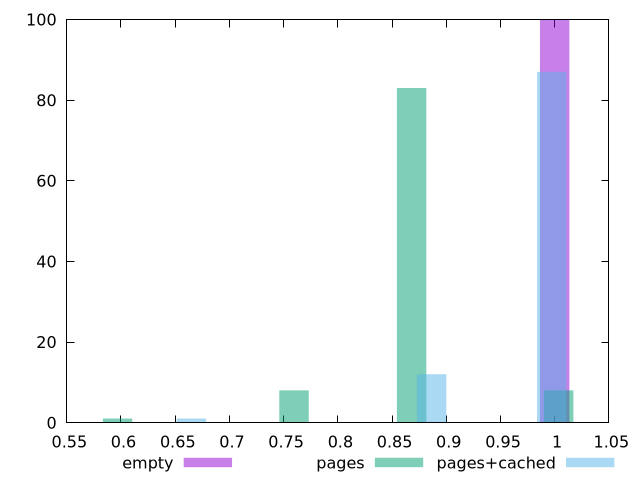

The script that saved this image:
$_empty <<EOF
1 100
EOF
$_pages <<EOF
0.7595600506458102 8
0.8680686293094974 83
1.0037043526391063 8
0.5967971826502795 1
EOF
$_pagesCached <<EOF
0.6648779375353567 1
0.886503916713809 12
0.9973169063030352 87
EOF
set key outside below
set terminal pngcairo
set output "report_00004_2020-11-02T20-21-41.718Z/unused-css-rules/unused-css-rules_empty_pages_pages+cached+hist.png"
set boxwidth 0.027127144665921792
set style fill transparent solid 0.5 noborder
set yrange [0:100]
plot $_empty title "empty" with boxes ,$_pages title "pages" with boxes ,$_pagesCached title "pages+cached" with boxes ,
